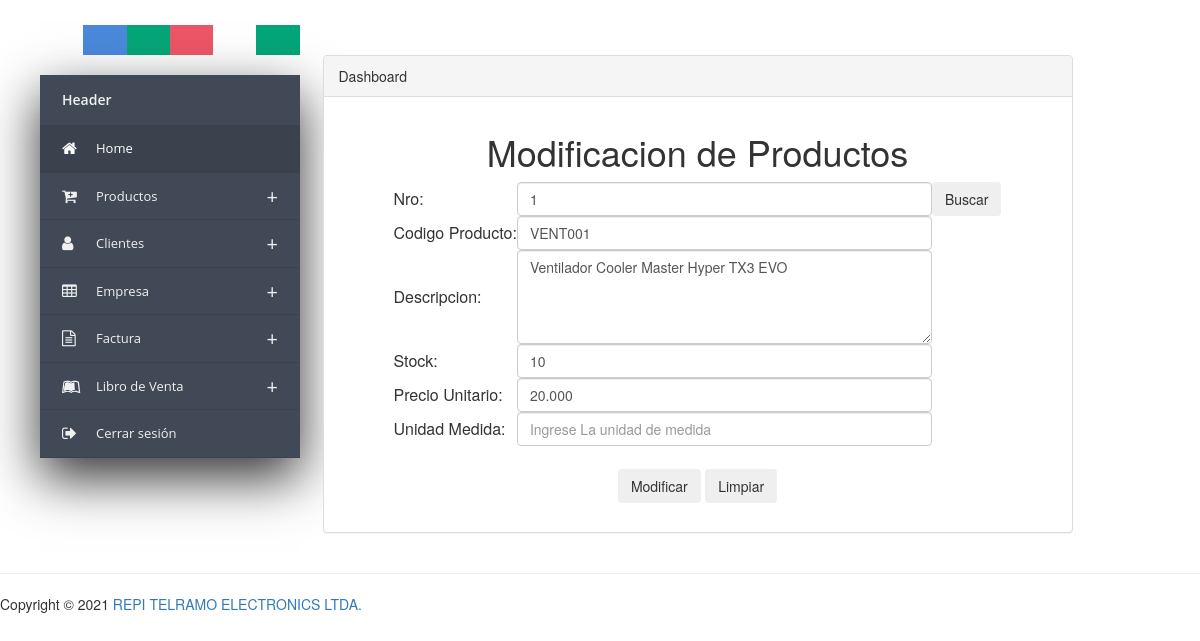
The page /Presentacion/admin/ProdModificar.php?Id=1 on the database its author committed.
### tables this page shows
CREATE TABLE `productos` (
  `Nro` int(11) NOT NULL,
  `Codigo` varchar(10) NOT NULL,
  `Descripcion` varchar(100) NOT NULL,
  `Stock` int(11) NOT NULL,
  `Precio_Unitario` longtext NOT NULL,
  `Unidad_Medida` varchar(10) NOT NULL
);

### Presentacion/admin/ProdModificar.php (the view, shortened to what this page needs)
<html lang="en">
    <head>
        <link href="../Estilos/css/AdminEstilo.css" rel="stylesheet" >
        <link rel="stylesheet" href="https://maxcdn.bootstrapcdn.com/bootstrap/3.3.7/css/bootstrap.min.css">
        <link rel="stylesheet" href="https://maxcdn.bootstrapcdn.com/font-awesome/4.7.0/css/font-awesome.min.css">
        <link href="//netdna.bootstrapcdn.com/bootstrap/3.2.0/css/bootstrap.min.css" rel="stylesheet" id="bootstrap-css">
		<?php
		if (isset($_REQUEST["Id"])) {
			$Id = $_REQUEST["Id"];
			$cone = new Conexion();
			$query = "SELECT * FROM productos where Nro = '$Id'";
			$cons = $cone->query($query);
			$cons->execute();
			$cadena = $cons->fetchALL();
		}
		?>
    </head>
    <body>
	<div class="container-fluid main-container">
	<?php include 'MenuAdmin.php'; ?>
		<br>
		<br>
		<br>
		<div class="col-md-8 content">
            <div class="panel panel-default">
                <div class="panel-heading">
                    Dashboard
                </div>
                <div class="panel-body">
				<div class="popup-inner">
                <p>
                <center>
                    <form action="../../Controladores/ValidadorProducto.php" name="Validador" method="post">
                        <h1>Modificacion de Productos</h1>
                        <table class="table-active">
                            <tbody>
                                <tr>
                                    <td>Nro: </td>
                                    <td> <input type="text" name="TxtId"class="form-control" value="<?php  if (isset($_REQUEST["Id"])) { echo $Id; } ?>" placeholder="1 o 2" />
									</td><td> <input type="submit"  class ="btn"value="Buscar" name="btnBuscar"/></td>
                                </tr>
								<?php
								if (isset($_REQUEST["Id"])) {
								 foreach ($cadena as $row):
									?>
                                <tr>
                                    <td>Codigo Producto: </td>
                                    <td> <input type="text" name="TxtCod"class="form-control" value="<?php echo $row[1]; ?>"required placeholder="Ingrese el Codigo" placeholder="VENTI001"/> </td>
                                </tr>
                                <tr>
                                    <td>Descripcion: </td>
                                    <td>
									<textarea name="TxtDesc" class="form-control" rows="4" cols="50" id="TxtDesc"><?php echo $row[2]; ?></textarea>
									 </td>
                                </tr>
                                <tr>
                                    <td>Stock: </td>
                                    <td> <input type="text" name="TxtStock"class="form-control" value="<?php echo $row[3]; ?>" required placeholder="Ingrese el Stock" placeholder="1 o 2"/> </td>
                                </tr>
                                <tr>
                                    <td>Precio Unitario: </td>
                                    <td> <input type="text" name="TxtPrecio"class="form-control" value="<?php echo $row[4]; ?>" required placeholder="Ingrese el precio" placeholder="10.000"/> </td>
                                </tr>
                                <tr>
                                    <td>Unidad Medida: </td>
                                    <td> <input type="text" name="TxtUnidad"class="form-control" value="<?php echo $row[5]; ?>" required placeholder="Ingrese La unidad de medida" placeholder="10.000"/> </td>
                                </tr>
                                    <td colspan="20" style="text-align: center">
										<br>
										<input type="submit" name="btnModificar" value="Modificar" class="btn" />
										<input type="reset" name="Btn" value="Limpiar" class="btn" />
									</td>
								<?php endforeach; }?>
                            </tbody>
                        </table>
                    </form>
                </center>
            </div>
            </div>
                </div>
            </div>
		</div>
		<footer class="pull-left footer">
			<p class="col-md-12">
				<hr class="divider">
				Copyright &COPY; 2021 <a href="http://www.pingpong-labs.com">REPI TELRAMO ELECTRONICS LTDA.</a>
			</p>
		</footer>
    </body>
</html>

### Presentacion/Estilos/css/AdminEstilo.css (style rules this page uses)
* { box-sizing:border-box; -moz-box-sizing:border-box; -webkit-box-sizing:border-box; }
body { background: #f0f0f0; }
.main-container { background: #FFF; padding-top: 15px; margin-top: -20px; }
.footer { width: 100%; }

### rows shown on the page
productos: TxtCod "VENT001", TxtDesc "Ventilador Cooler Master Hyper TX3 EVO", TxtStock "10", TxtPrecio "20.000"
